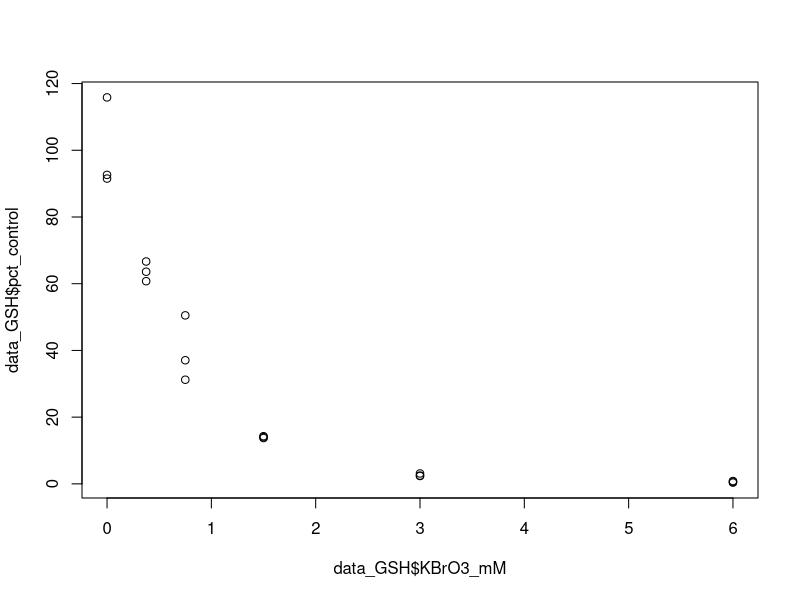
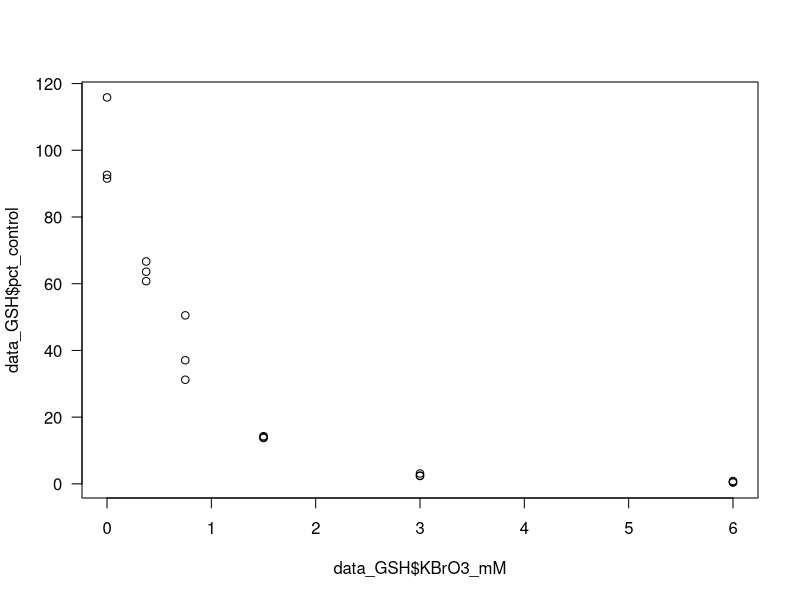
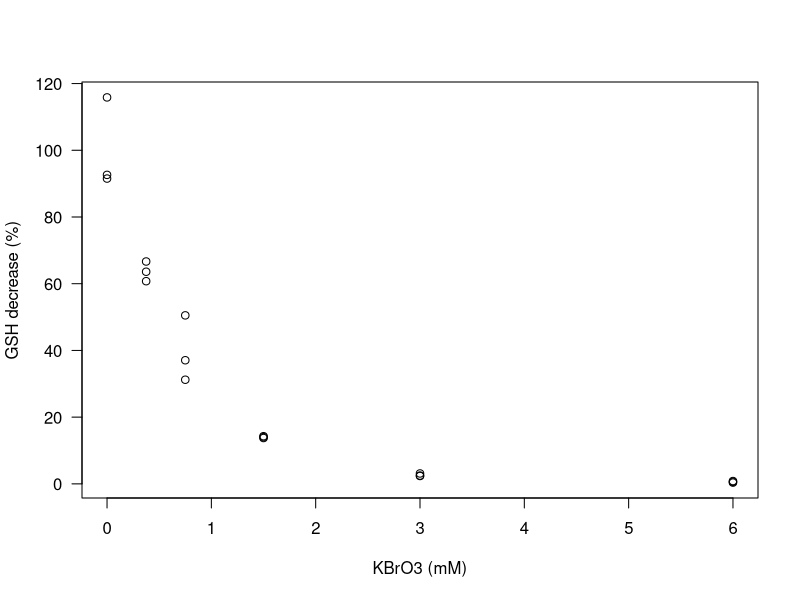
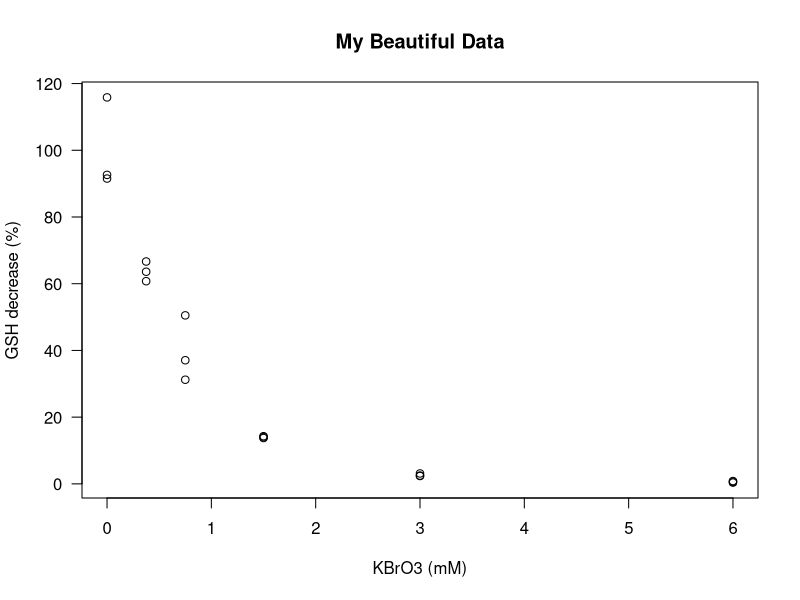
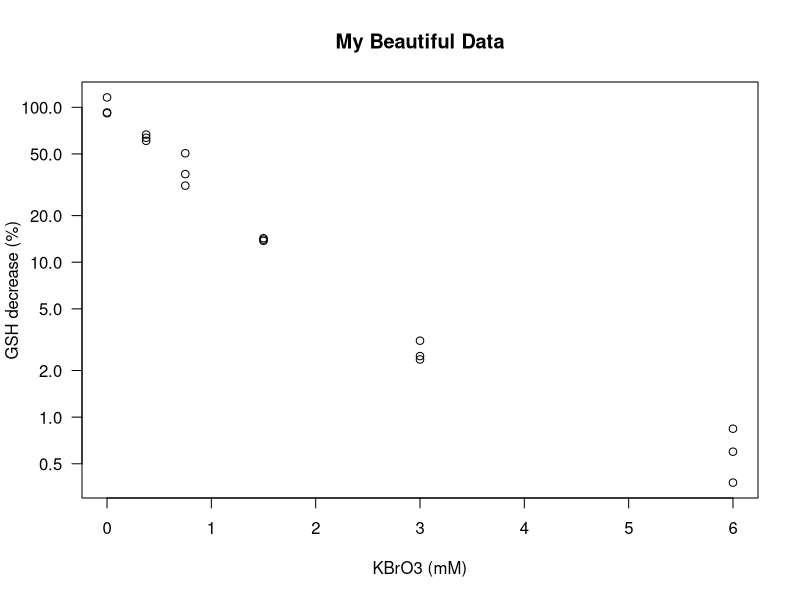
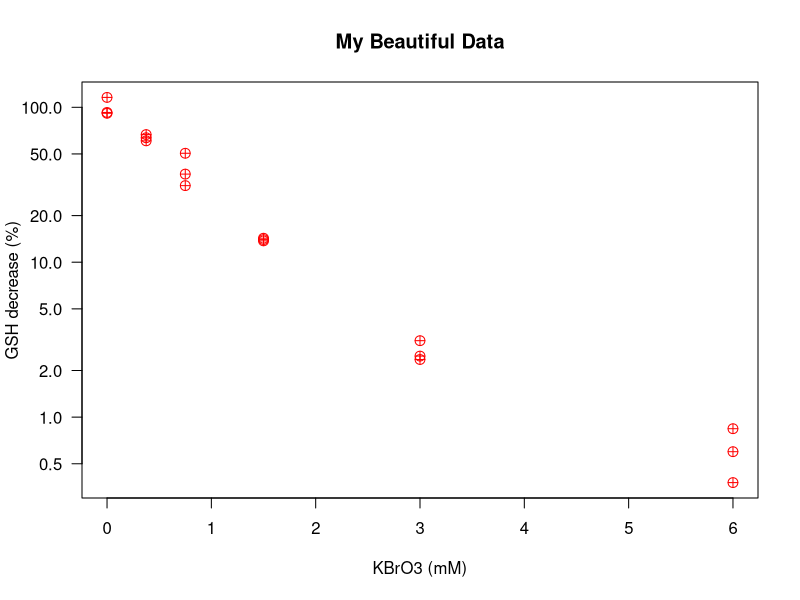
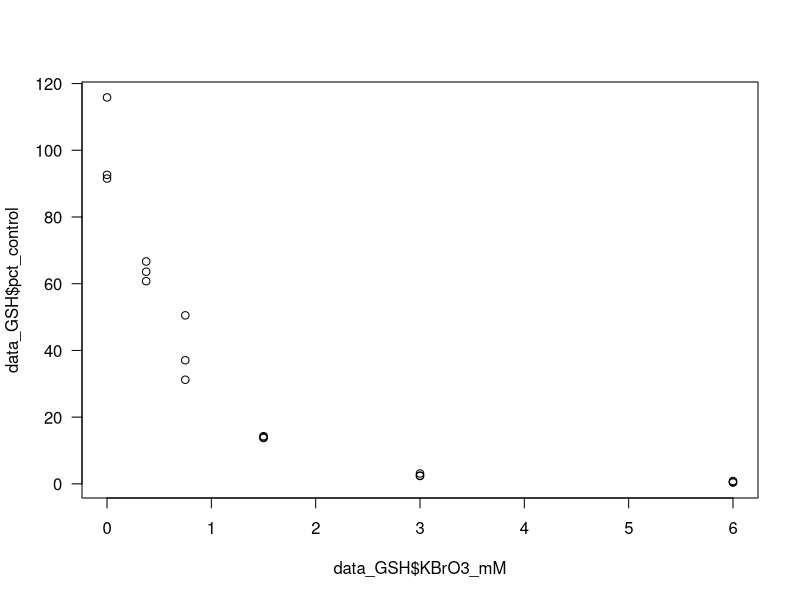
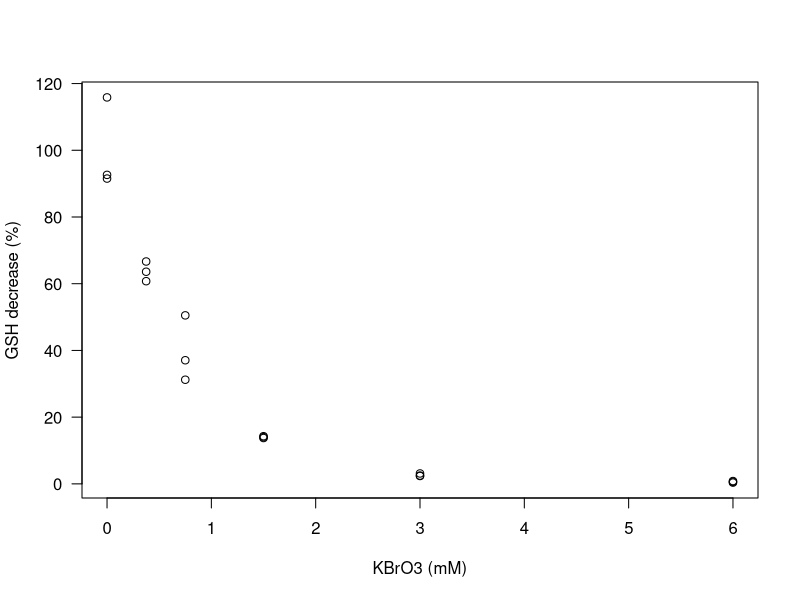

Reproduce these figures in R, in order. (Note: this script raises an error after producing the figures.)
## ---- chunk 1
knitr::opts_knit$set(root.dir = '..')
if(!require(magrittr)) {install.packages("magrittr"); library(magrittr);}
# rm(list = ls())
# knitr::opts_chunk$set(fig.align = 'center', fig.show='hold', out.width = '70%',
                      # warning=FALSE, message=FALSE)

knitr::opts_chunk$set(
  comment = "#>",
  # collapse = TRUE,
  cache = TRUE,
  out.width = "100%",
  fig.align = 'center',
  fig.width = 8,
  fig.asp = 0.618,  # 1 / phi
  fig.show = "hold",
  warning=FALSE, message=FALSE,
  eval = FALSE
)
## ---- chunk 2
data_GSH = read.table("data_GSH.txt", sep="\t", header=TRUE)

head(data_GSH)
## ---- chunk 3
plot(data_GSH$KBrO3_mM, data_GSH$pct_control)
## ---- chunk 4

## ---- chunk 5
# nicer
plot(data_GSH$KBrO3_mM, data_GSH$pct_control, las=1)
# professional
plot(data_GSH$KBrO3_mM, data_GSH$pct_control, las=1,
     xlab="KBrO3 (mM)", ylab="GSH decrease (%)")
# excellent
plot(data_GSH$KBrO3_mM, data_GSH$pct_control, las=1,
     xlab="KBrO3 (mM)", ylab="GSH decrease (%)", main="My Beautiful Data")
# clever
plot(data_GSH$KBrO3_mM, data_GSH$pct_control, las=1,
     xlab="KBrO3 (mM)", ylab="GSH decrease (%)", main="My Beautiful Data",
     log="y") # you can use log="x" or "y" or "xy" or "" 
# genius level
plot(data_GSH$KBrO3_mM, data_GSH$pct_control, las=1,
     xlab="KBrO3 (mM)", ylab="GSH decrease (%)", main="My Beautiful Data",
     log="y", pch=10, cex= 1.3, col="red") # set the type of mark, size, color

# etc. see help(par) or ?par for all the parameters you can set
## ---- chunk 6
# nicer
plot(data_GSH$KBrO3_mM, data_GSH$pct_control, las=1)
## ---- chunk 7
# professional
plot(data_GSH$KBrO3_mM, data_GSH$pct_control, las=1,
     xlab="KBrO3 (mM)", ylab="GSH decrease (%)")
## ---- chunk 8
# excellent
plot(data_GSH$KBrO3_mM, data_GSH$pct_control, las=1,
     xlab="KBrO3 (mM)", ylab="GSH decrease (%)", main="My Beautiful Data")
## ---- chunk 9
# clever
plot(data_GSH$KBrO3_mM, data_GSH$pct_control, las=1,
     xlab="KBrO3 (mM)", ylab="GSH decrease (%)", main="My Beautiful Data",
     log="y") # you can use log="x" or "y" or "xy" or "" 
## ---- chunk 10
# genius level
plot(data_GSH$KBrO3_mM, data_GSH$pct_control, las=1,
     xlab="KBrO3 (mM)", ylab="GSH decrease (%)", main="My Beautiful Data",
     log="y", pch=10, cex= 1.3, col="red") # set the type of mark, size, color
## ---- chunk 11
# define the Hill dose-response model as a function
Hill = function (x, EC50, n) {
  return(x^n / (x^n + EC50^n))
}
# let's try it
Hill(x=10, EC50=1, n=1)
## ---- chunk 12
# plot it...
x = seq(0, 10, 0.1)
y = Hill(x=x, EC50=1, n=3)
plot(x, y, type="b")
## ---- chunk 13
# define an extended Hill dose-response model as a function
Hill = function (x, EC50, n, from, diff) {
  return(from + diff * (x^n / (x^n + EC50^n)))
}

# try it
Hill(x=10, EC50=1, n=1, from=1, diff=10)
## ---- chunk 14
# plot it...
x = seq(0, 10, 0.1)
y = Hill(x=x, EC50=1, n=3, from=1, diff=10)
plot(x, y, type="b")
## ---- chunk 15
xlims = c(0, 6) # a vector of min and max
ylims = c(0, 120)
plot(data_GSH$KBrO3_mM, data_GSH$pct_control, xlim=xlims, ylim=ylims, col="red")
par(new=T) # will overlay the next plot
x = seq(0, 6, 0.1)
y = Hill(x=x, EC50=1, n=3, from=A, diff=B)
plot(x, y, type="l", xlim=xlims, ylim=ylims, xlab="", ylab="") # turn off labels
## ---- chunk 16
A = 100
B = -100
MyEC50 = 0.5
MyN = 1.8

xlims = c(0, 6) # a vector of min and max
ylims = c(0, 120)
plot(data_GSH$KBrO3_mM, data_GSH$pct_control, xlim=xlims, ylim=ylims, col="red")
par(new=T) # will overlay the next plot
x = seq(0, 6, 0.1)
y = Hill(x=x, EC50=MyEC50, n=MyN, from = A, diff = B)
plot(x, y, type="l", xlim=xlims, ylim=ylims, xlab="", ylab="") # turn off labels
## ---- chunk 17
inv.hill = function(y, EC50, A, B, n){
    res = (EC50 ^n /(B/(y-A)  - 1 ) )^(1/n)
    return(res)
  }
